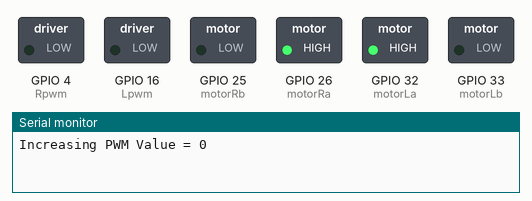
Recording of a sketch running on a simulated ESP32. Shown: switched loads named in the sketch (green lamp = pin HIGH), the last lines printed to the serial monitor.

Above: at 0.05 s.
At 4.05 s:
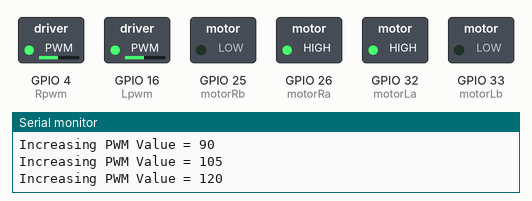
At 7.95 s:
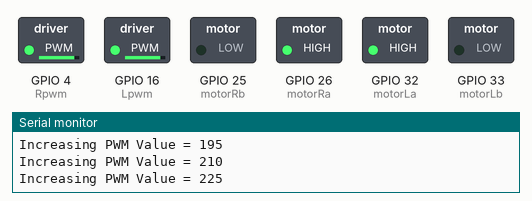
At 15.95 s:
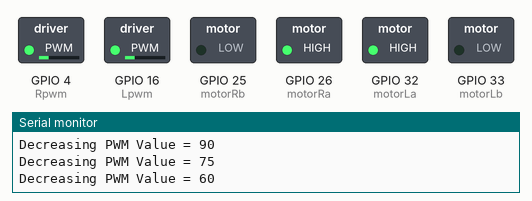
Timing chart, 0 to 23.4 s (numbered marks = the images above):
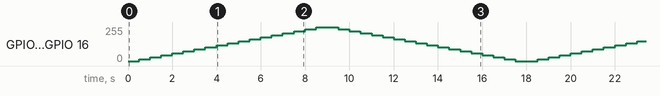

The sketch:

3_Pwm_check.ino
```cpp
/*
  Tyres will rotate in increasing and then decreasing order
  to check pwm signals

*/

// Assigning names to esp Pins
#define motorRa 26
#define motorRb 25
#define motorLa 32
#define motorLb 33

// PWM for 2 motor
#define Rpwm 4
#define Lpwm 16


//Motor Pwm global Variables
const int channel_R = 0;
const int channel_L = 1;
const int freq = 5000;
const int res = 8;

void setup(){
  setup_all_pinouts();
  setup_direction();
  Serial.begin(115200);
}

void loop(){
    for (int inc=0 ;inc<=255;inc=inc+15){

      ledcWrite(channel_R , inc);
      ledcWrite(channel_L , inc);
      Serial.print("Increasing PWM Value = ");
      Serial.println(inc);
      delay(500);
    }

  for (int dec=255;dec>=0;dec=dec-15){
    ledcWrite(channel_R , dec);
    ledcWrite(channel_L , dec);
    Serial.print("Decreasing PWM Value = ");
    Serial.println(dec);
    delay(500);  }

  }

void setup_direction(){
  digitalWrite(motorLa,HIGH);
  digitalWrite(motorRa,HIGH);
  digitalWrite(motorLb,LOW);
  digitalWrite(motorRb,LOW);

}
void setup_all_pinouts(){

  pinMode(motorLa, OUTPUT);
  pinMode(motorLb, OUTPUT);
  pinMode(motorRa, OUTPUT);
  pinMode(motorRb, OUTPUT);

  ledcSetup(channel_R ,freq , res);
  ledcSetup(channel_L ,freq , res);

  ledcAttachPin(Rpwm,channel_R);
  ledcAttachPin(Lpwm,channel_L);
}
```
